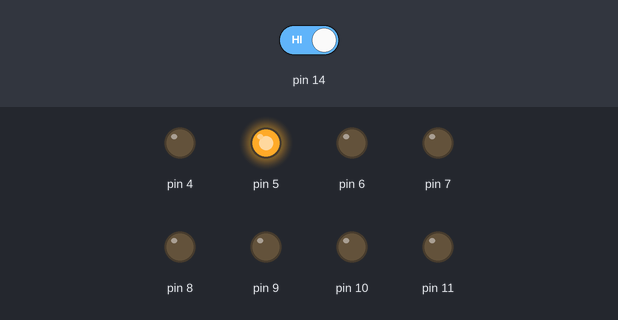
A program run on a simulated Arduino Nano, built with avr-gcc and run on an emulated ATmega328P. On the bench: output pins drawn as LEDs (lit = HIGH). Dashed ring = blinking. The test bench sets the inputs (shaded band); at power-on: pin 14 HIGH.

Above: at 0.8 s.
0.9 s: pin 14 driven LOW
At 2.52 s:
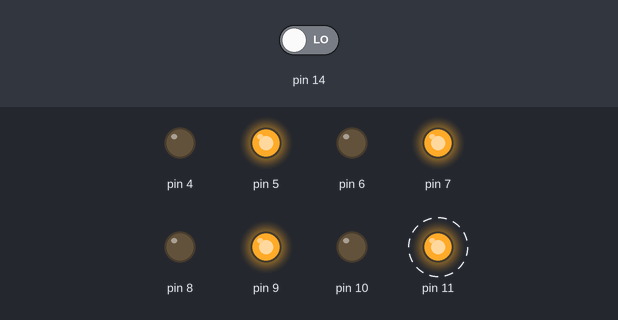
3.9 s: pin 14 driven HIGH
At 4.76 s:
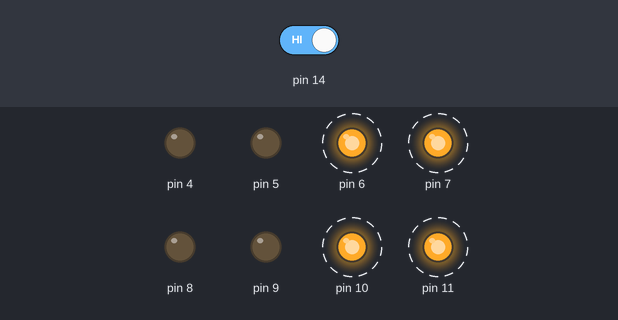
At 5.51 s:
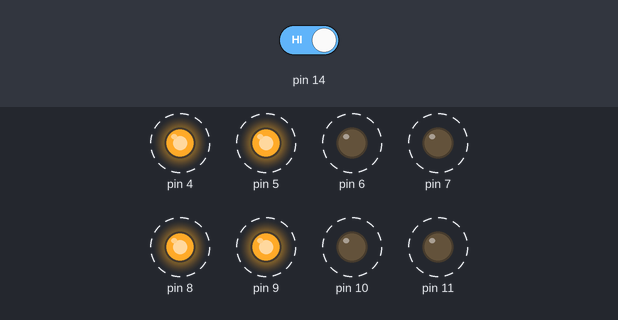
6.9 s: pin 14 driven LOW
Timing chart, 0 to 21.9 s (numbered marks = the images above; inputs shaded):
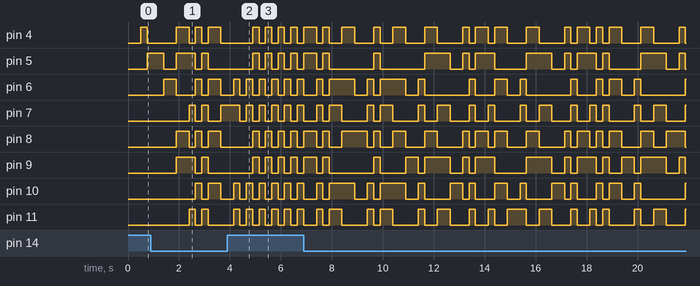

The program:

main.cpp
```cpp
#include <Arduino.h>
#include <util/delay.h>
#include <avr/io.h>
#include <avr/interrupt.h>

char multiplicador = 25; //defino a multiplicador con un valor inicial de 25
int ctp = 0;

typedef enum
{
  estado_inicial,

  led1,
  led2,
  led3,
  led4,
  led5,
  led6,
  led7,
  led8,
  led9,
  led10,
  led11,
  Led12,
  led13,
  led14,
  led15
} estadoMEF;
estadoMEF estadoActual1 = estado_inicial;
;

typedef enum
{
  estado1,
  estado2
} estadoMEF_2;
estadoMEF_2 estadoActual2 = estado1;

typedef enum
{
  PULSADOR_ARRIBA,
  PULSADOR_ABAJO,
  PULSADOR_PRESIONADO,
  PULSADOR_LIBERADO
} estadoMEF_3;
estadoMEF_3 mi_pulsador1 = PULSADOR_ARRIBA;

void ordenar_bits(unsigned char valor)
{
  unsigned char x = 0;
  x = valor;
  x = ((x & 0x55) << 1) | ((x & 0xAA) >> 1); // Invierto posicion de bits
  x = ((x & 0x33) << 2) | ((x & 0xCC) >> 2); // Invierto posicion de bits
  x = ((x & 0x0F) << 4) | ((x & 0xF0) >> 4); // Invierto posicion de bits
  PORTD = (x & 0x0f) << 4;                   // Enmascaro y corro 4 bits a izq. y escribo en PORTD
  PORTB = (x & 0xf0) >> 4;                   // Enmascaro y corro 4 bits a der. y escribo en PORTB
}

void config_TIMER0(void)
{
  TCCR0A = (1 << WGM01);              //Activa el bit CTC (clear timer on compare match)
                                      //del TCCR0A (timer counter/control register)
  OCR0A = 155;                        //valor de comparacion de int cada 10ms
  TCCR0B = (1 << CS00) | (1 << CS02); //preescaler dividiendo 1024
  TIMSK0 = (1 << OCIE0A);             //Habilita las interrupciones en timer compare
}

void swept(void)
{
  switch (estadoActual1)
  {
  case estado_inicial:
  {
    if (multiplicador == 0)
    {
      estadoActual1 = led1;
      multiplicador = 25;
    }
  }
  break;

  case led1:
  {
    if (multiplicador == 0)
    {
      ordenar_bits(1 << PD7);
      estadoActual1 = led2;
      multiplicador = 25;
    }
  }
  break;
  case led2:
  {
    if (multiplicador == 0)
    {
      ordenar_bits(1 << PD6);
      estadoActual1 = led3;
      multiplicador = 25;
    }
  }
  break;
  case led3:
  {
    if (multiplicador == 0)
    {
      ordenar_bits(1 << PD5);
      estadoActual1 = led4;
      multiplicador = 25;
    }
  }
  break;
  case led4:
  {
    if (multiplicador == 0)
    {
      ordenar_bits(1 << PD4);
      estadoActual1 = led5;
      multiplicador = 25;
    }
  }
  break;
  case led5:
  {
    if (multiplicador == 0)
    {
      ordenar_bits(1 << PB3);
      estadoActual1 = led6;
      multiplicador = 25;
    }
  }
  break;
  case led6:
  {
    if (multiplicador == 0)
    {
      ordenar_bits(1 << PB2);
      estadoActual1 = led7;
      multiplicador = 25;
    }
  }
  break;
  case led7:
  {
    if (multiplicador == 0)
    {
      ordenar_bits(1 << PB1);
      estadoActual1 = led8;
      multiplicador = 25;
    }
  }
  break;
  case led8:
  {
    if (multiplicador == 0)
    {
      ordenar_bits(1 << PB0);
      estadoActual1 = led9;
      multiplicador = 25;
    }
  }
  break;
  case led9:
  {
    if (multiplicador == 0)
    {
      ordenar_bits(1 << PB1);
      estadoActual1 = led10;
      multiplicador = 25;
    }
  }
  break;
  case led10:
  {
    if (multiplicador == 0)
    {
      ordenar_bits(1 << PB2);
      estadoActual1 = led11;
      multiplicador = 25;
    }
  }
  break;
  case led11:
  {
    if (multiplicador == 0)
    {
      ordenar_bits(1 << PB3);
      estadoActual1 = Led12;
      multiplicador = 25;
    }
  }
  break;
  case Led12:
  {
    if (multiplicador == 0)
    {
      ordenar_bits(1 << PD4);
      estadoActual1 = led13;
      multiplicador = 25;
    }
  }
  break;
  case led13:
  {
    if (multiplicador == 0)
    {
      ordenar_bits(1 << PD5);
      estadoActual1 = led14;
      multiplicador = 25;
    }
  }
  case led14:
  {
    if (multiplicador == 0)
    {
      ordenar_bits(1 << PD6);
      estadoActual1 = led15;
      multiplicador = 25;
    }
  }
  case led15:
  {
    if (multiplicador == 0)
    {
      ordenar_bits(1 << PD7);
      estadoActual1 = estado_inicial;
      multiplicador = 25;
    }
  }
  break;
  }
}

void secuencia1(void)
{
  switch (estadoActual2)
  {
  case estado1:
  {
    if (multiplicador == 0)
    {
      estadoActual2 = estado2;
      multiplicador = 25;
      ordenar_bits(0b11001100);
    }
  }
  break;
  case estado2:
  {
    if (multiplicador == 0)
    {
      estadoActual2 = estado1;
      multiplicador = 25;
      ordenar_bits(0b00110011);
    }
  }
  break;
  }
}

void secuencia2(void)
{
  switch (estadoActual2)
  {
  case estado1:
  {
    if (multiplicador == 0)
    {
      estadoActual2 = estado2;
      multiplicador = 25;
      ordenar_bits(0b10101010);
    }
  }
  break;
  case estado2:
  {
    if (multiplicador == 0)
    {
      estadoActual2 = estado1;
      multiplicador = 25;
      ordenar_bits(0b01010101);
    }
  }
  break;
  }
}

void antirrebote(void)
{
  switch (mi_pulsador1)
  {
  case PULSADOR_ARRIBA:

    if bit_is_clear (PINC, PC0)
    {
      mi_pulsador1 = PULSADOR_PRESIONADO;
      multiplicador = 50;
    }

    break;

  case PULSADOR_PRESIONADO:

    if (multiplicador == 0)
      mi_pulsador1 = PULSADOR_ABAJO;
    break;

  case PULSADOR_ABAJO:

    if (bit_is_clear(PINC, PC0))
    {
      mi_pulsador1 = PULSADOR_LIBERADO;
      multiplicador = 50;
      ctp++;
      if (ctp > 2)
      {
        ctp = 0;
      }
    }
    else if (bit_is_set(PINC, PC0))
    {
      mi_pulsador1 = PULSADOR_ARRIBA;
      ordenar_bits(0b00000000);
    }
    break;

  case PULSADOR_LIBERADO:
    mi_pulsador1 = PULSADOR_ARRIBA;
    break;

  default:
    break;
  }
}

int main(void)
{
  DDRD = (1 << DD7) | (1 << DD6) | (1 << DD5) | (1 << DD4);     // Configuro el PORTD como salida (4,5,6,7)
  DDRB = (1 << DDB3) | (1 << DDB2) | (1 << DDB1) | (1 << DDB0); // Configuro el PORTB como salida (0, 1, 2, 3)

  DDRC = DDRC & (~(1 << PC0));
  DDRC = DDRC & (~(1 << PC1));
  DDRC = DDRC & (~(1 << PC2));
  DDRC = DDRC & (~(1 << PC3));

  config_TIMER0();
  sei(); //Habilita interrupciones globales

  while (1)
  {
    antirrebote();
    if (ctp == 0)
    {
      swept();
    }
    if (ctp == 1)
    {
      secuencia1();
    }
    if (ctp == 2)
    {
      secuencia2();
    }
  }
  return 0;
}

ISR(TIMER0_COMPA_vect)
{
  if (multiplicador > 0)
  {
    multiplicador--; //si multiplicador es mayor a 0, se le va ir restando al multiplicador hasta que llegue a 0
  }
}
```

Measured:
- after the input at 3.9 s, pin 6, pin 10: alternates HIGH for 0.25 s and LOW for 0.25 s, starting after 0.74 s
